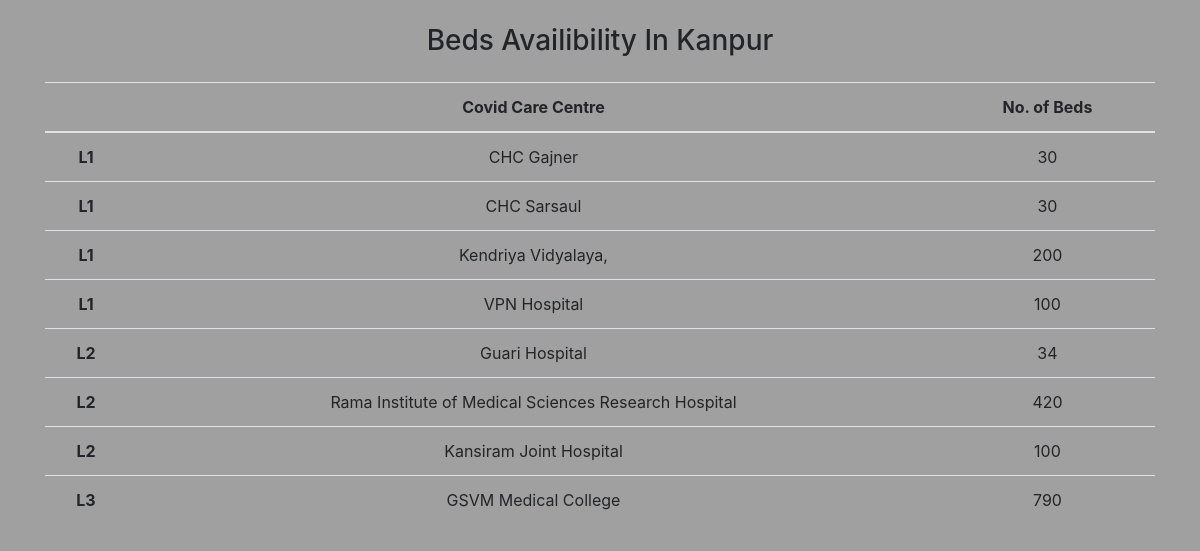
The page /corona/kbeds/ on the database its author committed.
### corona/models/kanpurbeds.py (models this page shows, shortened)
class Kanpurbeds(models.Model):
    condition=models.CharField(max_length=200)
    centre=models.CharField(max_length=200)
    number=models.CharField(max_length=200)
    @staticmethod
    def get_all_beds():
        return Kanpurbeds.objects.all()

### corona/views.py (the view)
# urls.py: url('kbeds/',views.kbeds,name="kbeds"),
def kbeds(request):
    beds=Kanpurbeds.get_all_beds()
    context={
        'beds':beds,
    }
    return render(request,'corona/kanpurbeds.html',context)

### templates/corona/kanpurbeds.html (shortened to what this page needs)
<!DOCTYPE html>
<html lang="en">
<head>
    <link rel="stylesheet" href="https://maxcdn.bootstrapcdn.com/bootstrap/4.0.0/css/bootstrap.min.css">
</head>
<body>
    <h3 class="text-center mt-4">Beds Availibility In Kanpur</h3>
    <div class="container text-center">
        <table class="table mt-4">
            <thead>
              <tr>
                <th scope="col"></th>
                <th scope="col">Covid Care Centre</th>
                <th scope="col">No. of
                  Beds</th>
              </tr>
            </thead>
            <tbody>
              {% for bed in beds %}
              <tr>
                <th scope="row">{{bed.condition}}</th>
                <td>{{bed.centre}}</td>
                <td>{{bed.number}}</td>
              </tr>
              {% endfor %}
            </tbody>
          </table>
    </div>
</body>
</html>

### templates/corona/kanpurbeds.html (style rules this page uses)
body { background-color:rgb(161, 160, 160); }

### rows shown on the page
Kanpurbeds: condition "L1", centre "CHC Gajner", number "30"
Kanpurbeds: condition "L1", centre "CHC Sarsaul", number "30"
Kanpurbeds: condition "L1", centre "Kendriya Vidyalaya,", number "200"
Kanpurbeds: condition "L1", centre "VPN Hospital", number "100"
Kanpurbeds: condition "L2", centre "Guari Hospital", number "34"
Kanpurbeds: condition "L2", centre "Rama Institute of Medical Sciences Research Hospital", number "420"
Kanpurbeds: condition "L2", centre "Kansiram Joint Hospital", number "100"
Kanpurbeds: condition "L3", centre "GSVM Medical College", number "790"
